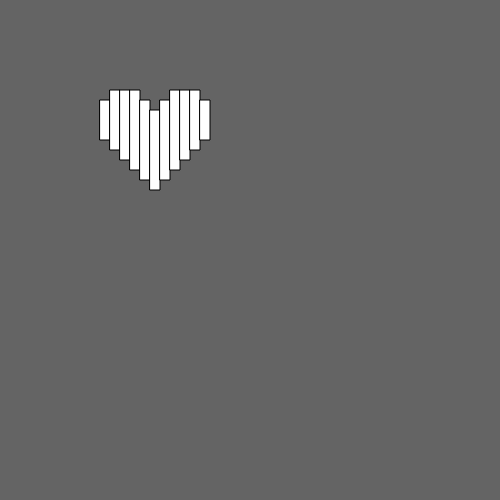
Frame 1 (no input)
Frame 60 (no input): identical to frame 1, image omitted
Frame 120 (the mouse pressed at the canvas centre since frame 60): identical to frame 1, image omitted

The p5.js sketch that drew this single still picture (run headless with seeded random() and noise() and a simulated clock; from frame 60 on, the mouse is pressed at the canvas centre):

// p5.js sketch
// ── sketch.js
function setup() {
  createCanvas(500, 500);
}

function draw() {
  background(100)
  rect(100,100,10,40)
  rect(110,90,10,60)
  rect(120,90,10,70)
  rect(130,90,10,80)
  rect(140,100,10,80)
  // Fin de primera mitad de corazon
  rect(150,110,10,80)

  rect(160,100,10,80)
  rect(170,90,10,80)
  rect(180,90,10,70)
  rect(190,90,10,60)
  rect(200,100,10,40)



}
